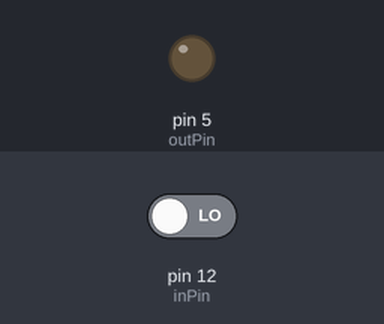
Recording of a sketch running on a simulated Arduino Uno, built with avr-gcc and run on an emulated ATmega328P. Parts: output pins drawn as LEDs (lit = HIGH). The inputs (shaded band) are chosen by the test bench; at power-on: pin 12 (inPin) LOW.

Above: at 1.2 s.
1.3 s: pin 12 (inPin) driven HIGH
At 1.7 s:
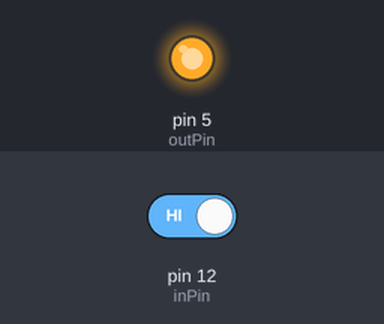
Timing chart, 0 to 4.3 s (numbered marks = the images above; inputs shaded):
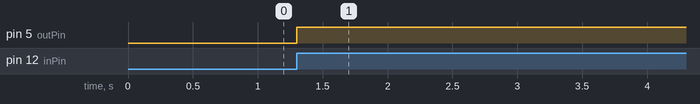

The sketch:

Porject004__Toggle.ino
```cpp
const int inPin = 12;
const int outPin = 5;
int currentState = LOW;
int previousState = LOW;
int outState = LOW;

void setup()
{
  pinMode(inPin, INPUT);
  pinMode(outPin, OUTPUT);
  digitalWrite(outPin, LOW);
}

void loop()
{
  currentState = digitalRead(inPin);
  if ((currentState == HIGH) && (previousState == LOW))
  {
    if (outState == LOW)
        outState = HIGH;
    else
        outState = LOW;
  }

  previousState = currentState;
  digitalWrite(outPin, outState);
  delay(10);
}
```

Measured:
- after the input at 1.3 s, pin 5 (outPin): LOW → HIGH at once
